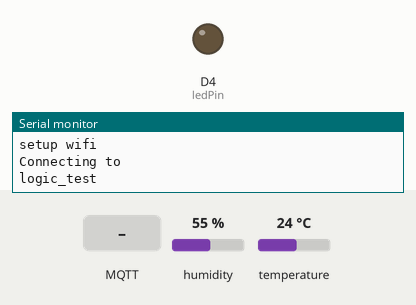
A sketch run on a simulated ESP8266 (NodeMCU). Parts: output pins drawn as LEDs (lit = HIGH), the last lines printed to the serial monitor. Dashed ring = blinking. Inputs (shaded band) come from the test bench; at power-on: humidity 55 %, temperature 24 °C. WiFi joins after 1.5 s; servers stay silent unless stated; random numbers use the default seed unless the sketch sets one; no MQTT or app messages arrive unless stated.

Above: at 0.2 s.
At 3.3 s:
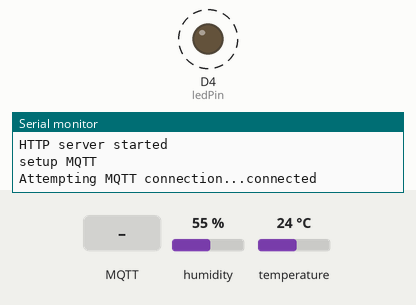
3.4 s: MQTT message "1" arrives on the first subscribed topic
Timing chart, 0 to 12.9 s (numbered marks = the images above; inputs shaded):
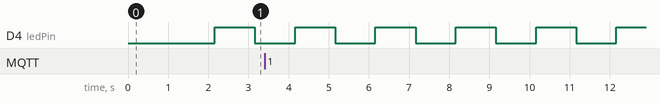

Measured:
- by itself, D4 (ledPin): alternates HIGH for 1.0 s and LOW for 1.0 s

The sketch:

final.ino
```cpp
#include <ESP8266WiFi.h>
#include <ESP8266WebServer.h>
#include "DHT.h"
#include <PubSubClient.h>

#define DHTTYPE DHT22

const char* ssid = "logic_test";
const char* password = "1233211234567";
const char* mqtt_server = "iot.eclipse.org";

ESP8266WebServer server(80);

uint8_t DHTPin = D1;

DHT dht(DHTPin, DHTTYPE);

float Temperature;
float Humidity;

int ledState = LOW;
const long interval = 1000;
unsigned long previousMillis = 0;
const int ledPin =  LED_BUILTIN;

WiFiClient espClient;
PubSubClient pubsub_client(espClient);
long lastMsg = 0;
char msg[50];
int value = 0;


void setup_LED(){
    Serial.println("setup led");
    pinMode(LED_BUILTIN, OUTPUT);
}

int blink_LED(int ledState){
  unsigned long currentMillis = millis();

  if (currentMillis - previousMillis >= interval) {
    // save the last time you blinked the LED
    previousMillis = currentMillis;

    // if the LED is off turn it on and vice-versa:
    if (ledState == LOW) {
      ledState = HIGH;
    } else {
      ledState = LOW;
    }

    // set the LED with the ledState of the variable:
    digitalWrite(ledPin, ledState);
  }
  return ledState;
}


void setup_DHT(){
    Serial.println("setup dht");
    pinMode(DHTPin, INPUT);
    dht.begin();
}

void setup_WIFI(){
  Serial.println("setup wifi");
  Serial.println("Connecting to ");
  Serial.println(ssid);

  //connect to your local wi-fi network
  WiFi.begin(ssid, password);

  //check wi-fi is connected to wi-fi network
  while (WiFi.status() != WL_CONNECTED) {
    delay(1000);
    Serial.print(".");
  }
  Serial.println("");
  Serial.println("WiFi connected..!");
  Serial.print("Got IP: ");  Serial.println(WiFi.localIP());

}

void setup_HTTPServer(){
    Serial.println("setup http server");
  server.on("/", handle_OnConnect);
  server.onNotFound(handle_NotFound);

  server.begin();
  Serial.println("HTTP server started");

}

void handle_NotFound() {
  server.send(404, "text/plain", "Not found");
}

void handle_OnConnect() {

  Temperature = dht.readTemperature(); // Gets the values of the temperature
  Humidity = dht.readHumidity(); // Gets the values of the humidity
  server.send(200, "text/html", SendHTML(Temperature, Humidity));
}

void setup_MQTT(){
    Serial.println("setup MQTT");
  pubsub_client.setServer(mqtt_server, 1883);
  pubsub_client.setCallback(callback);
}

void publish_Temp(float temp, float humid){

  if (!pubsub_client.connected()) {
    reconnect();
  }

  long now = millis();
  if (now - lastMsg > 10000) {
    lastMsg = now;
    ++value;
    snprintf (msg, 50, "temp#%lf, humid#%lf", temp, humid);
    Serial.print("Publish message: ");
    Serial.println(msg);
    pubsub_client.publish("logictest/DO", msg);
  }
}

void callback(char* topic, byte* payload, unsigned int length) {
  Serial.print("Message arrived [");
}

String SendHTML(float Temperaturestat, float Humiditystat) {
  String ptr = "<!DOCTYPE html> <html>\n";
  ptr += "<head><meta name=\"viewport\" content=\"width=device-width, initial-scale=1.0, user-scalable=no\"><meta http-equiv=\"refresh\" content=\"10\">\n";
  ptr += "<title>ESP8266 Weather Report</title>\n";
  ptr += "<style>html { font-family: Helvetica; display: inline-block; margin: 0px auto; text-align: center;}\n";
  ptr += "body{margin-top: 50px;} h1 {color: #444444;margin: 50px auto 30px;}\n";
  ptr += "p {font-size: 24px;color: #444444;margin-bottom: 10px;}\n";
  ptr += "</style>\n";
  ptr += "</head>\n";
  ptr += "<body>\n";
  ptr += "<div id=\"webpage\">\n";
  ptr += "<h1>ESP8266 NodeMCU Weather Report</h1>\n";

  ptr += "<p>Temperature: ";
  ptr += (int)Temperaturestat;
  ptr += "°C</p>";
  ptr += "<p>Humidity: ";
  ptr += (int)Humiditystat;
  ptr += "%</p>";

  ptr += "</div>\n";
  ptr += "</body>\n";
  ptr += "</html>\n";
  return ptr;
}

void reconnect() {
  // Loop until we're reconnected
  while (!pubsub_client.connected()) {
    Serial.print("Attempting MQTT connection...");
    // Create a random client ID
    String clientId = "ESP8266Client-";
    clientId += String(random(0xffff), HEX);
    // Attempt to connect
    if (pubsub_client.connect(clientId.c_str())) {
      Serial.println("connected");
      // Once connected, publish an announcement...
      pubsub_client.publish("outTopic", "hello world");
      // ... and resubscribe
      pubsub_client.subscribe("inTopic");
    } else {
      Serial.print("failed, rc=");
      Serial.print(pubsub_client.state());
      Serial.println(" try again in 5 seconds");
      // Wait 5 seconds before retrying
      delay(5000);
    }
  }
}

void setup() {
  // initialize digital pin LED_BUILTIN as an output.
  Serial.begin(115200);
  delay(100);

  setup_LED();
  setup_WIFI();
  setup_DHT();
  setup_HTTPServer();

  setup_MQTT();
}


void loop() {
    float temp = dht.readTemperature();
    float humid = dht.readHumidity();
    publish_Temp(temp,humid);

    ledState = blink_LED(ledState);

    // handle http task
    server.handleClient();

    // handle mqtt task
    pubsub_client.loop();

}
```
